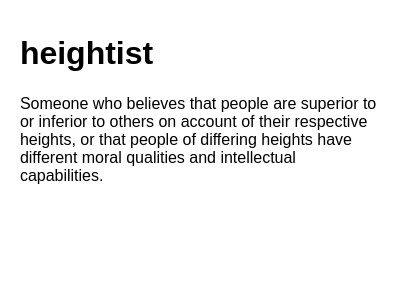
<?xml version="1.0" encoding="UTF-8"?>
<ui version="4.0">
 <class>WordViewer</class>
 <widget class="QWidget" name="WordViewer">
  <property name="geometry">
   <rect>
    <x>0</x>
    <y>0</y>
    <width>400</width>
    <height>300</height>
   </rect>
  </property>
  <property name="windowTitle">
   <string>Form</string>
  </property>
  <property name="styleSheet">
   <string notr="true">#WordViewer {
	border: none;
	border-radius: 4px;
	background-color: white;
}

QPushButton {
	border: none;
}</string>
  </property>
  <layout class="QVBoxLayout" name="verticalLayout" stretch="1,5">
   <property name="spacing">
    <number>22</number>
   </property>
   <property name="leftMargin">
    <number>20</number>
   </property>
   <property name="topMargin">
    <number>35</number>
   </property>
   <property name="rightMargin">
    <number>20</number>
   </property>
   <property name="bottomMargin">
    <number>35</number>
   </property>
   <item>
    <layout class="QHBoxLayout" name="horizontalLayout">
     <item>
      <widget class="QLabel" name="keyword">
       <property name="font">
        <font>
         <pointsize>24</pointsize>
         <bold>true</bold>
        </font>
       </property>
       <property name="text">
        <string>heightist</string>
       </property>
       <property name="textInteractionFlags">
        <set>Qt::LinksAccessibleByMouse|Qt::TextSelectableByMouse</set>
       </property>
      </widget>
     </item>
     <item>
      <widget class="QPushButton" name="deleteBtn">
       <property name="sizePolicy">
        <sizepolicy hsizetype="Maximum" vsizetype="Fixed">
         <horstretch>0</horstretch>
         <verstretch>0</verstretch>
        </sizepolicy>
       </property>
       <property name="text">
        <string/>
       </property>
       <property name="icon">
        <iconset resource="resources.qrc">
         <normaloff>:/resources/img/bookmark_hollow.svg</normaloff>:/resources/img/bookmark_hollow.svg</iconset>
       </property>
       <property name="iconSize">
        <size>
         <width>24</width>
         <height>24</height>
        </size>
       </property>
      </widget>
     </item>
     <item>
      <widget class="QPushButton" name="editBtn">
       <property name="sizePolicy">
        <sizepolicy hsizetype="Maximum" vsizetype="Fixed">
         <horstretch>0</horstretch>
         <verstretch>0</verstretch>
        </sizepolicy>
       </property>
       <property name="text">
        <string/>
       </property>
       <property name="icon">
        <iconset resource="resources.qrc">
         <normaloff>:/resources/img/bookmark_hollow.svg</normaloff>:/resources/img/bookmark_hollow.svg</iconset>
       </property>
       <property name="iconSize">
        <size>
         <width>24</width>
         <height>24</height>
        </size>
       </property>
      </widget>
     </item>
     <item>
      <widget class="QPushButton" name="favBtn">
       <property name="sizePolicy">
        <sizepolicy hsizetype="Maximum" vsizetype="Fixed">
         <horstretch>0</horstretch>
         <verstretch>0</verstretch>
        </sizepolicy>
       </property>
       <property name="text">
        <string/>
       </property>
       <property name="icon">
        <iconset resource="resources.qrc">
         <normaloff>:/resources/img/bookmark_hollow.svg</normaloff>:/resources/img/bookmark_hollow.svg</iconset>
       </property>
       <property name="iconSize">
        <size>
         <width>24</width>
         <height>24</height>
        </size>
       </property>
      </widget>
     </item>
    </layout>
   </item>
   <item>
    <widget class="QLabel" name="meaning">
     <property name="font">
      <font>
       <pointsize>12</pointsize>
      </font>
     </property>
     <property name="text">
      <string>Someone who believes that people are superior to or inferior to others on account of their respective heights, or that people of differing heights have different moral qualities and intellectual capabilities.</string>
     </property>
     <property name="alignment">
      <set>Qt::AlignLeading|Qt::AlignLeft|Qt::AlignTop</set>
     </property>
     <property name="wordWrap">
      <bool>true</bool>
     </property>
     <property name="textInteractionFlags">
      <set>Qt::LinksAccessibleByMouse|Qt::TextSelectableByMouse</set>
     </property>
    </widget>
   </item>
  </layout>
 </widget>
 <resources>
  <include location="resources.qrc"/>
 </resources>
 <connections/>
</ui>
